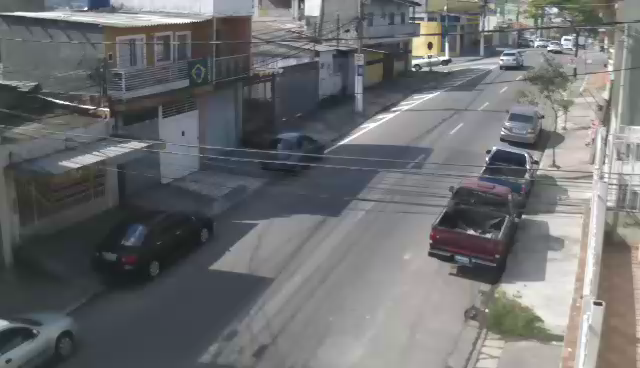
#> input picture frame 140 of imagens/carros.mp4, 640 x 368 px
$ python background-segmentation.py
#> lines starting #> are read from the running program, lines starting #| are printed output that depends on the picture; after the words box and inside, x2 and y2 are one past the last pixel; in counts of white or black regions, pixels touching at a corner belong together
# Foreground Detection: https://en.wikipedia.org/wiki/Foreground_detection
# Background Subtraction: https://docs.opencv.org/master/d1/dc5/tutorial_background_subtraction.html


import numpy as np
import cv2


fgbg = cv2.createBackgroundSubtractorKNN(history=1, detectShadows=False)  #  Cria segmentador de fundo
# fgbg = cv2.createBackgroundSubtractorMOG2(history=1, varThreshold=150, detectShadows=False)  #  Cria segmentador de fundo

cap = cv2.VideoCapture('imagens/carros.mp4')  #  Habilita captura de Webcam/Video


while True:
    ret, image = cap.read()  #  Captura um frame
#> image is the input picture: shape (368, 640, 3); mean B, G, R 112.5, 111, 109.5

    if not ret:
        exit()
    black = np.zeros_like(image)  #  Cria imagem preta nas mesmas dimensões do frame.

    ROI = black.copy()  # Copia a imagem preta

    ROI[80:,80:] = image[80:,80:]  # Recorta image a partir de 140 x 140 e cola na cópia da imagem preta ( Segmenta ROI  - Region of Interest )
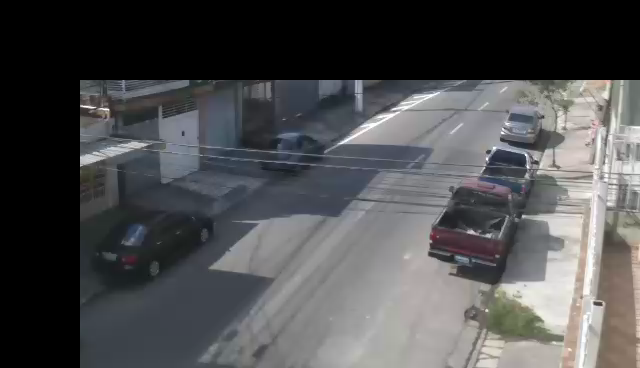
#> ROI: shape (368, 640, 3); mean B, G, R 79.5, 78.1, 77.6

    gray = cv2.cvtColor(ROI, cv2.COLOR_RGB2GRAY)  # converte ROI para tons de cinza

    gray = cv2.equalizeHist(gray) # Equaliza o histograma da imagem Gray
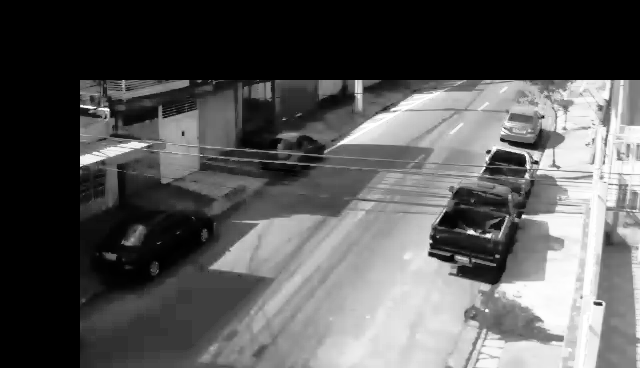
#> gray: shape (368, 640); min 0, max 255, mean 88

    fgmask = fgbg.apply(gray)  #  Aplica segmentador de fundo no frame e cria uma máscara binária
#> fgmask: shape (368, 640); every value is 255

    mask_blur = cv2.blur(fgmask, (3,3))  # Aplica Blur à Máscara

    cv2.imshow('mascara',cv2.hconcat([gray,fgmask]))   #  Concatena gray / blur
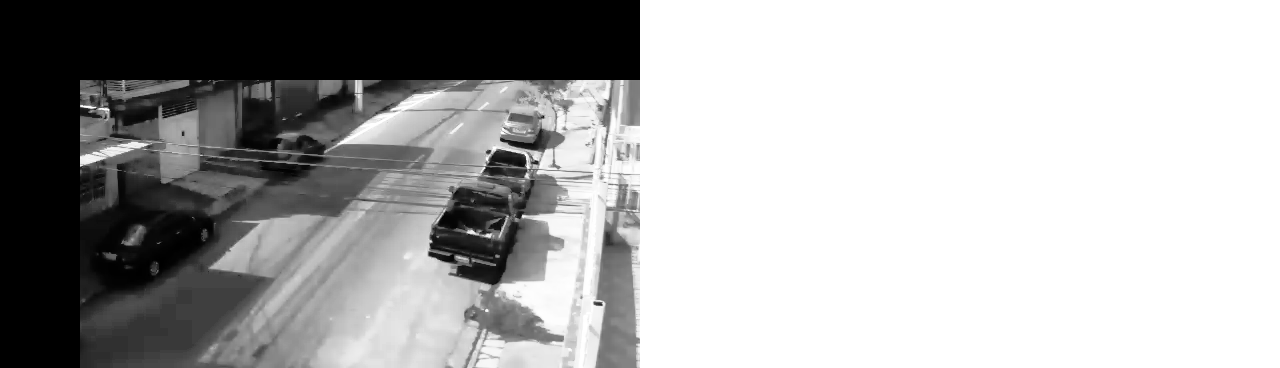
#> window 'mascara': shape (368, 1280); min 0, max 255, mean 171.5

    contours, hierarchy = cv2.findContours(fgmask, cv2.RETR_TREE, cv2.CHAIN_APPROX_TC89_L1)  #  Detecta contornos na máscara
#> contours = [[[0, 0], [0, 367], [639, 367], [639, 0]]]

    if len(contours) > 0:

        for (i,contour) in enumerate (contours):

            cv2.drawContours(black, contour, 0, (255,255,255), 5) #  Desenha os contornos na imagem preta

            (x,y,w,h) = cv2.boundingRect(contour)  # detecta grupos de contornos e retorna as posições e dimensões do retângulo da caixa

            contour_valid = (w >= 50) and (h >= 50)  # Considera válido apenas os contornos com dimensão superior a 40 pixels por 40 pixels

            if contour_valid:  # Verifica se o contorno é válido
                cv2.rectangle(image, (x,y), (x+w,y+h), (0,255,0),2, cv2.LINE_AA)  # plota no frame o retângulo ao redor dos contornos válidos
#> this loop made 1 pass
#> (contour, x, y, w, h, contour_valid) on pass 1: ([[0, 0], [0, 367], [639, 367], [639, 0]], 0, 0, 640, 368, True)
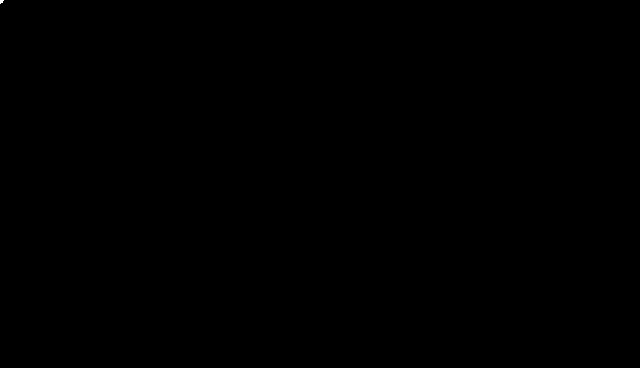
#> black: shape (368, 640, 3); 0% white; 1 white region (1 under 20 px)
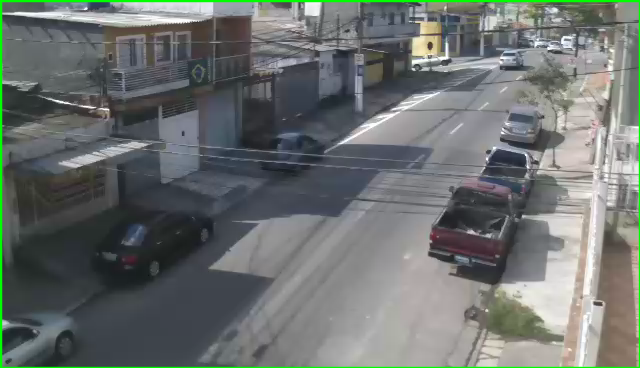
#> image: shape (368, 640, 3); 2.13% of pixels changed, all inside (x1, y1, x2, y2) = (0, 0, 640, 368)

    final = cv2.hconcat([ROI,image])  # concatena a imagem do frame e a imagem dos contornos
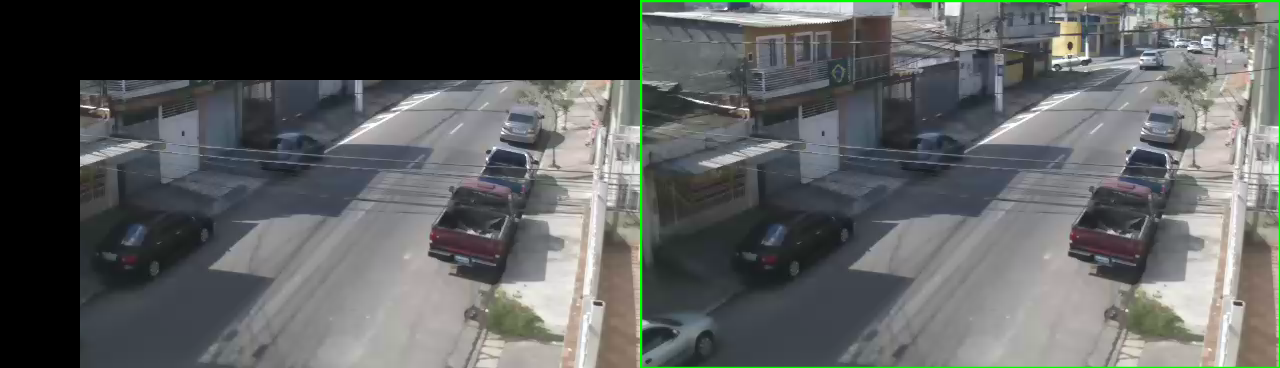
#> final: shape (368, 1280, 3); mean B, G, R 95.1, 95.5, 92.7
    cv2.imshow('Camera',final)  #  Exibe o resultado final

    k = cv2.waitKey(15)
#> (key q is pressed here)
    if k == ord('q'):
        break

$ run again, starting later in the video
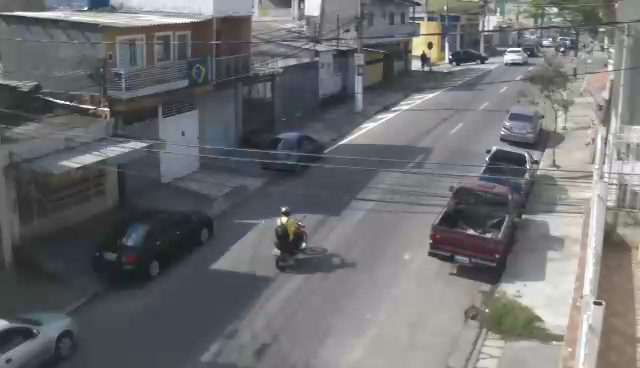
#> input picture frame 632 of imagens/carros.mp4, 640 x 368 px
#> image is the input picture: shape (368, 640, 3); mean B, G, R 112.4, 110.3, 109.1
#> fgmask: shape (368, 640); every value is 255
#> `cv2.imshow('mascara',cv2.hconcat([gray,fgmask]))`:
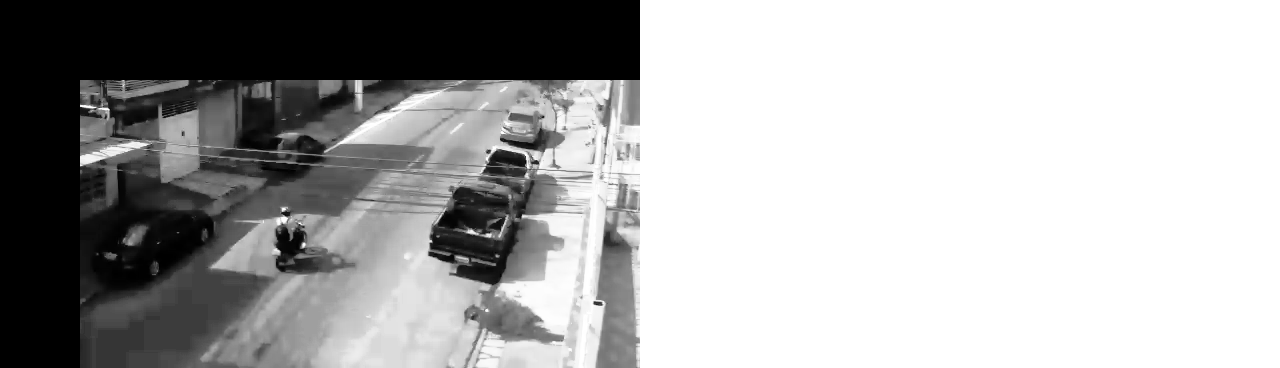
#> window 'mascara': shape (368, 1280); min 0, max 255, mean 171.5
#> contours = [[[0, 0], [0, 367], [639, 367], [639, 0]]]
#> the loop `for (i,contour) in enumerate (contours): ` made 1 pass
#> (contour, x, y, w, h, contour_valid) on pass 1: ([[0, 0], [0, 367], [639, 367], [639, 0]], 0, 0, 640, 368, True)
#> `final = cv2.hconcat([ROI,image])`:
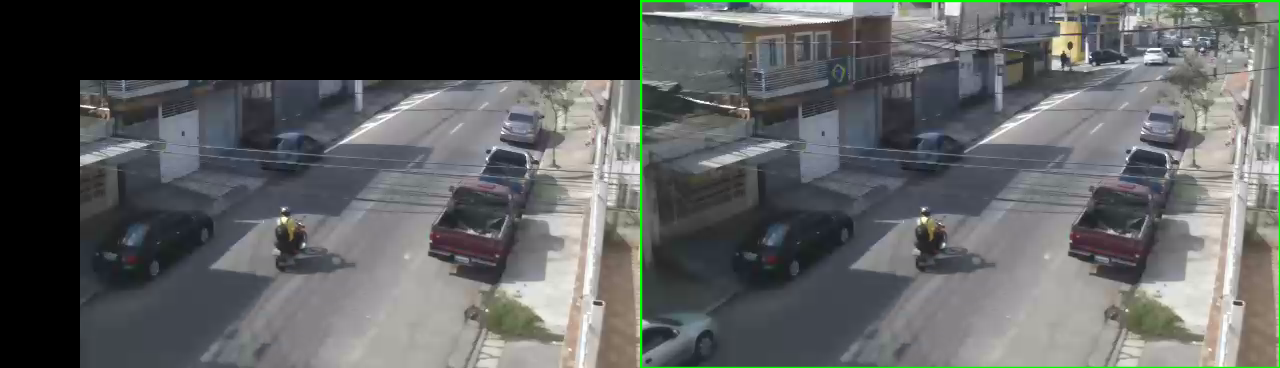
#> final: shape (368, 1280, 3); mean B, G, R 94.9, 94.9, 92.3

$ run again, starting later in the video
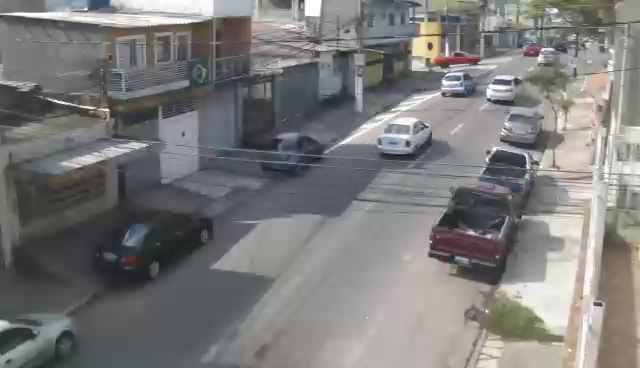
#> input picture frame 1124 of imagens/carros.mp4, 640 x 368 px
#> image is the input picture: shape (368, 640, 3); mean B, G, R 122, 122.7, 123.6
#> fgmask: shape (368, 640); every value is 255
#> `cv2.imshow('mascara',cv2.hconcat([gray,fgmask]))`:
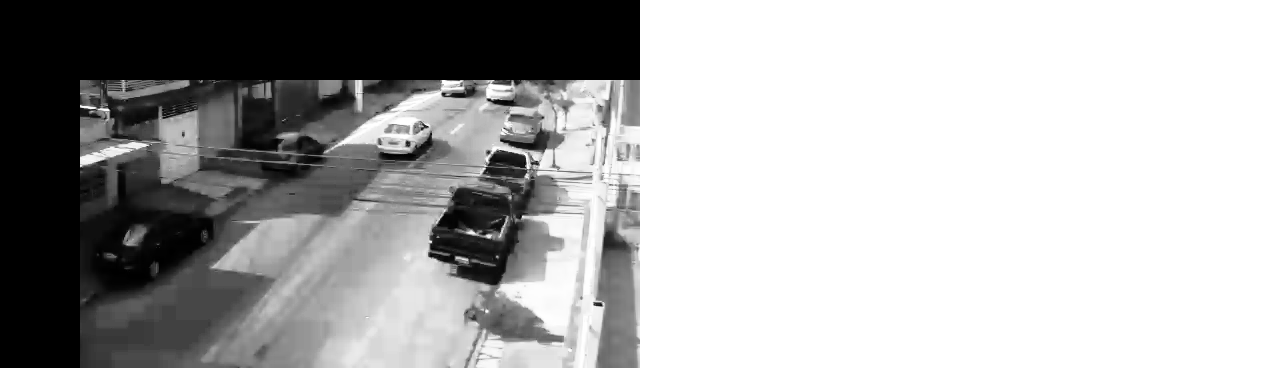
#> window 'mascara': shape (368, 1280); min 0, max 255, mean 171.5
#> contours = [[[0, 0], [0, 367], [639, 367], [639, 0]]]
#> the loop `for (i,contour) in enumerate (contours): ` made 1 pass
#> (contour, x, y, w, h, contour_valid) on pass 1: ([[0, 0], [0, 367], [639, 367], [639, 0]], 0, 0, 640, 368, True)
#> `final = cv2.hconcat([ROI,image])`:
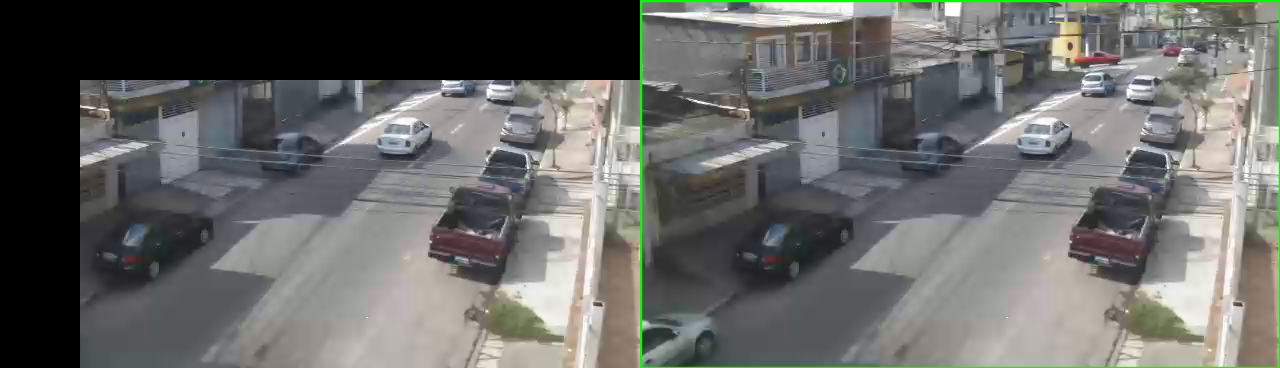
#> final: shape (368, 1280, 3); mean B, G, R 103, 105.2, 104.2
